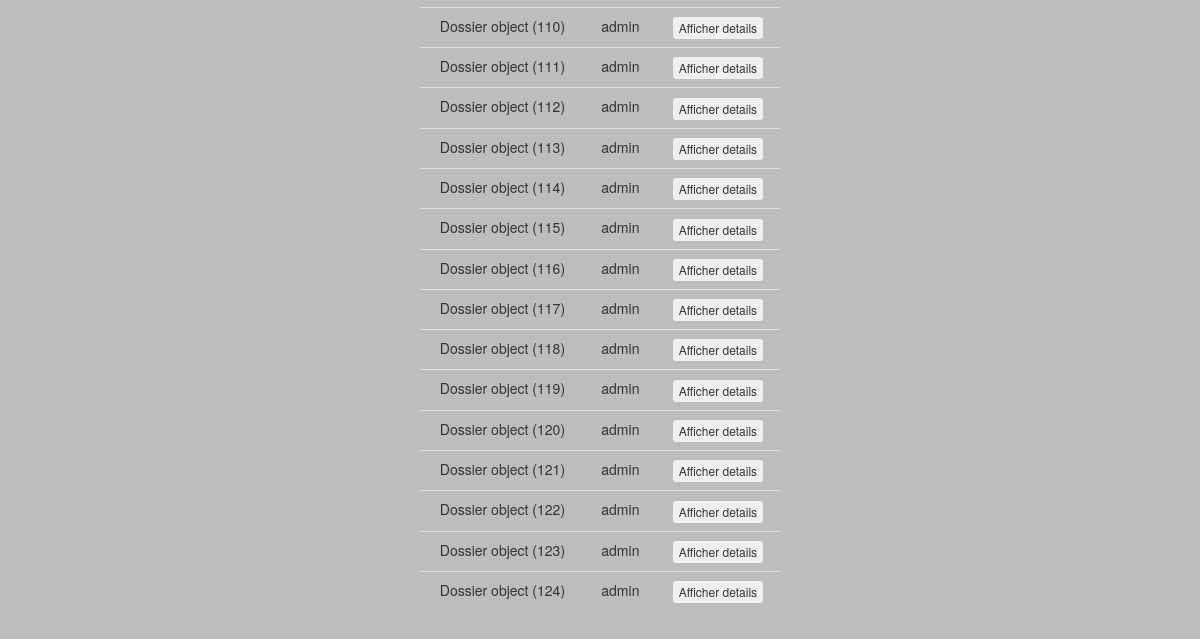
Page /consultertouslesdossiers/ (signed in, lower part) on the earlier database version.
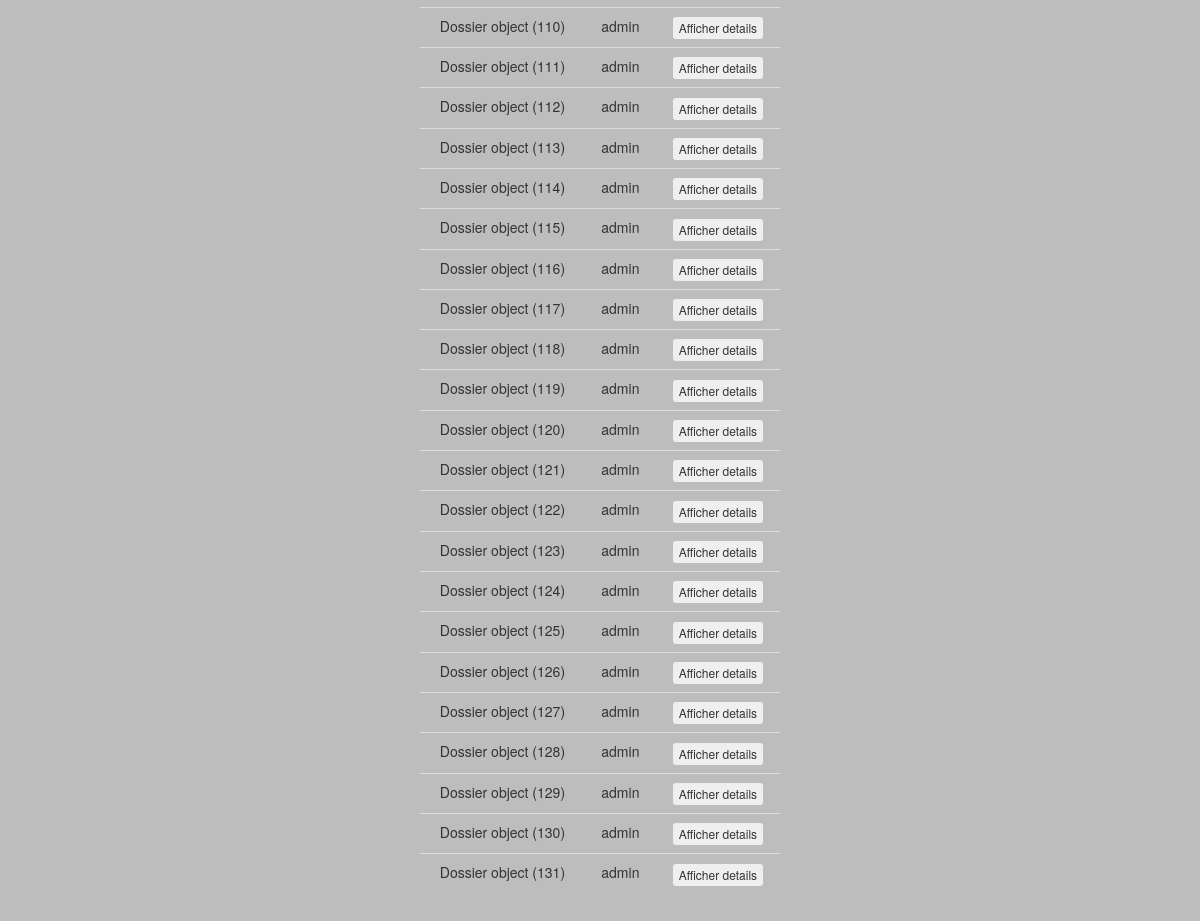
Same page on the later database version.
### calculdej/models.py (models this page shows, shortened)
class Dossier(models.Model):
    date = models.DateTimeField(default=timezone.now, blank=True, verbose_name="Date création")
    auteur = models.ForeignKey(settings.AUTH_USER_MODEL, on_delete=models.CASCADE)
    imc = models.DecimalField(default=0.00,max_digits=5, decimal_places=2)
    age = models.IntegerField(default=0)
    de = models.DecimalField(default=0.00,max_digits=5, decimal_places=2)
    sexe = models.CharField(default="",max_length=1)
    dernier = models.BooleanField(default=True)

### consultertouslesdossiers/views.py (the view, shortened to what this page needs)
# urls.py: url('consultertouslesdossiers/', include('consultertouslesdossiers.urls')),
@login_required
@user_passes_test(check_user)
def consultertouslesdossiers(request):
    dossiers = Dossier.objects.all()
    return render(request, 'consultertouslesdossiers/consultertouslesdossiers.html', locals())

### consultertouslesdossiers/views.py (called while the page is built)
def check_user(user):
    if user.is_authenticated:
        username = user.get_username()
    return username=='admin'

### consultertouslesdossiers/templates/consultertouslesdossiers/consultertouslesdossiers.html (shortened to what this page needs)
{% extends "base.html" %}
{% block content %}
<table class="table">
   <tbody>
       {% for d in dossiers %}
       <tr>
           <td>{{ d }}</td>
           <td>{{ d.auteur }}</td>
           <td>
             <form method="post">
                 <button onclick="details()" class="btn btn-xs" type="submit" name="btnaffdetails" value="{{d.id}}">Afficher details</button>
             </form>
          </td>
       </tr>
      {%endfor%}
    </tbody>
</table>
{% endblock %}

Differences in the rows shown:
added Dossier: id "Dossier object (125)", auteur "admin"
added Dossier: id "Dossier object (126)", auteur "admin"
added Dossier: id "Dossier object (127)", auteur "admin"
added Dossier: id "Dossier object (128)", auteur "admin"
added Dossier: id "Dossier object (129)", auteur "admin"
added Dossier: id "Dossier object (130)", auteur "admin"
added Dossier: id "Dossier object (131)", auteur "admin"
